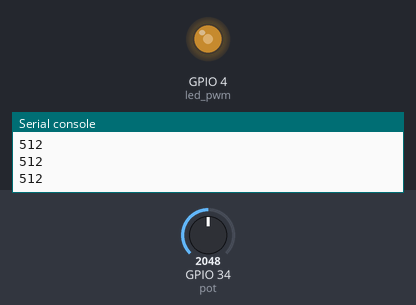
This program was run on a simulated ESP32 board running MicroPython. On the bench: output pins drawn as LEDs (lit = HIGH), the last lines printed to the serial console. The test bench sets the inputs (shaded band); at power-on: GPIO 34 (pot) = 2048 (analog values on the 0–4095 scale).

Above: at 1.2 s.
1.3 s: GPIO 34 (pot) set to 2866
At 2.5 s:
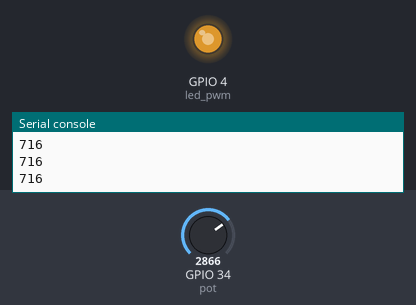
2.8 s: GPIO 34 (pot) set to 3603
At 4.0 s:
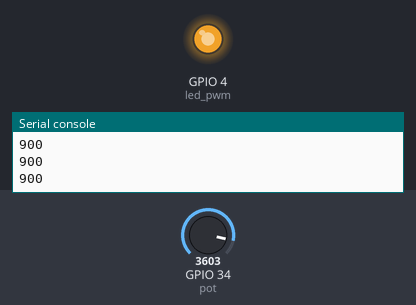
4.3 s: GPIO 34 (pot) set to 491
At 5.4 s:
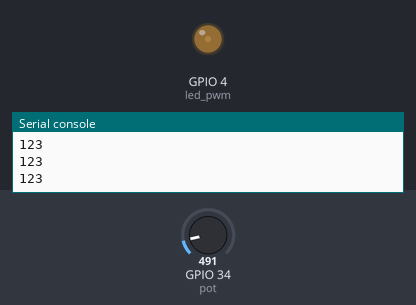
5.8 s: GPIO 34 (pot) set to 0
At 6.7 s:
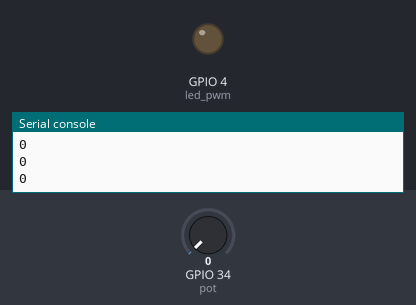
Timing chart, 0 to 8.3 s (numbered marks = the images above; inputs shaded):
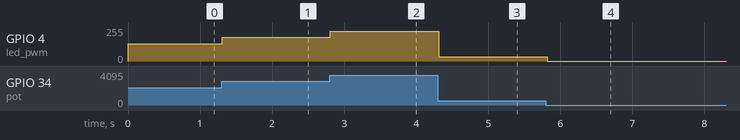

Measured:
- after the input at 1.3 s, GPIO 4 (led_pwm): 128/255 → 178/255 at once
- after the input at 2.8 s, GPIO 4 (led_pwm): 178/255 → 224/255 at once
- after the input at 4.3 s, GPIO 4 (led_pwm): 224/255 → 31/255 at once
- after the input at 5.8 s, GPIO 4 (led_pwm): 31/255 → 0/255 at once

The program:

main.py
```python
"""
    En el ESP32 podemos habilitar el PWM en cualquier pin que se pueda utilizar
    como salida.
"""

from machine import Pin, ADC, PWM
from time import sleep

DELAY_SEC = 0.05

pot = ADC(Pin(34))
pot.width(ADC.WIDTH_10BIT)
pot.atten(ADC.ATTN_11DB)

led_pwm = PWM(Pin(4), 5000)

while True:
    pot_value = pot.read()
    led_pwm.duty(pot_value)
    print(pot_value)
    sleep(DELAY_SEC)

"""
    Si queremos imprimir múltiples valores en el plotter tenemos que usar una
    tupla: print((pot_value1, pot_value2, pot_value3))
"""
```
